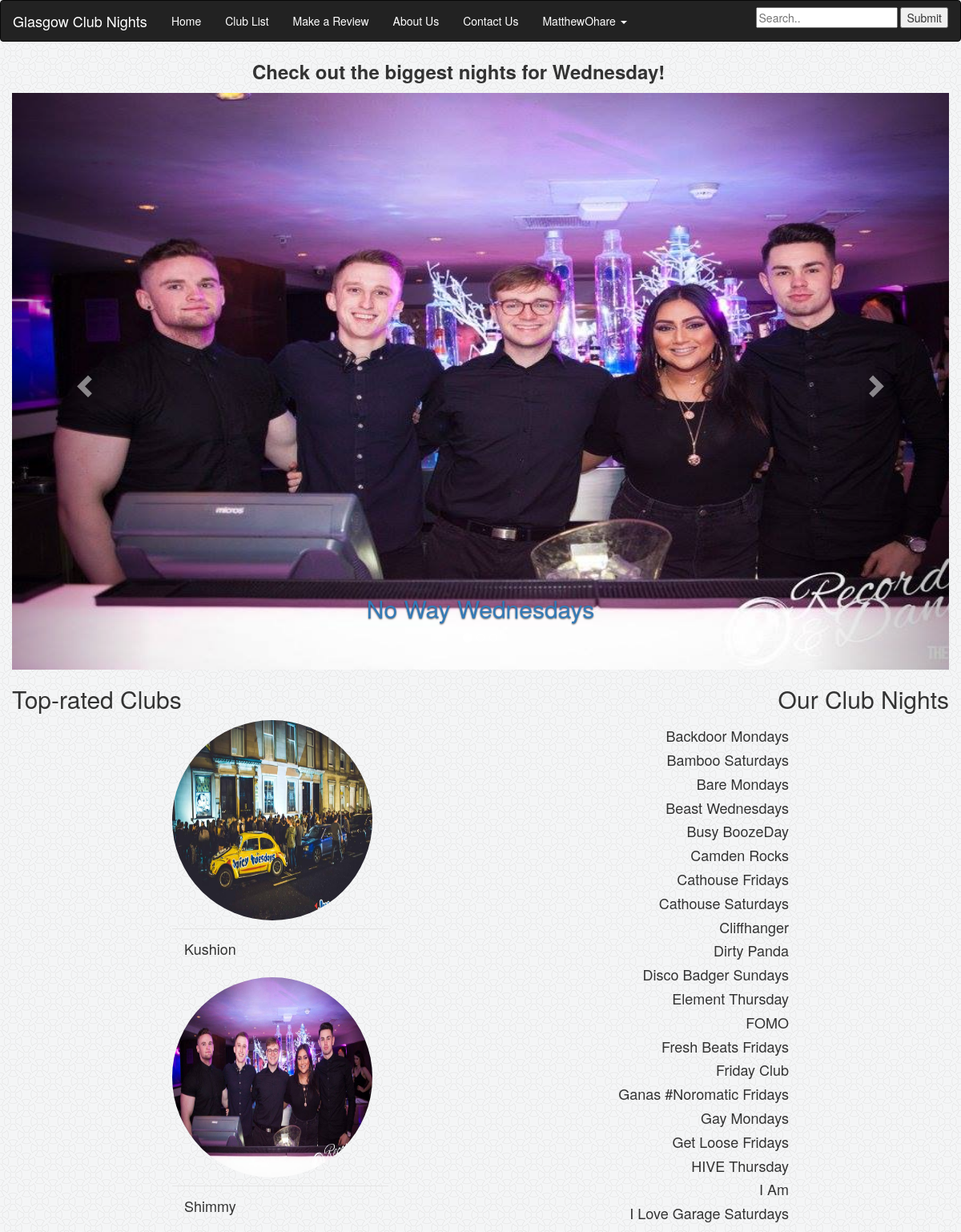
The page / (signed in, upper part) on the database its author committed.
### gcn/models.py (models this page shows, shortened)
class Club(models.Model):
    name = models.CharField(max_length=128, unique=True)
    club_rating = models.BigIntegerField(default=0)

class Night(models.Model):
    club_list = models.ForeignKey(Club)
    night_name = models.CharField(max_length=128)
    night_day = models.CharField(max_length=128)
    def __str__(self):
        return self.night_name

### gcn/views.py (the view)
# urls.py: url(r'^$', views.home, name='home'),
def home(request):
    club_rating_list = Club.objects.order_by('-club_rating')[:5]
    club_night_list = Night.objects.order_by('night_name')
    context_dict = {'clubs': club_rating_list, 'nights':club_night_list}
    response = render(request, 'glasgowclubnights/home.html', context=context_dict)
    return response

### templates/glasgowclubnights/home.html (shortened to what this page needs)
{% extends 'glasgowclubnights/main_base.html' %}
{% block body_block %}
     <section id="intro">
        <div class="container">
            <section id="carousel-title">
                <div class="container">
                    <div class="row">
                        <div class="col-md-3">
                        </div>
                        <div class="col-md-6">
                            <p id="carousel-header" class="opacityPulse-css"></p>
                        </div>
                        <div class="col-md-3">
                        </div>
                    </div>
                </div>
                <div class="container">
                    <div id="myCarousel" class="carousel slide carousel-fade" data-ride="carousel">
                        <ol class="carousel-indicators">
                            <li data-target="#myCarousel" data-slide-to="0" class="active"></li>
                            <li data-target="#myCarousel" data-slide-to="1"></li>
                            <li data-target="#myCarousel" data-slide-to="2"></li>
                        </ol>
                        <div class="carousel-inner" role="listbox">
                            <div class="item active">
                                <div id="first">
                                </div>
                                <div class="carousel-caption">
                                    <h2 id="cap1"></h2>
                                </div>
                            </div>
                        </div>
                        <a class="left carousel-control" href="#myCarousel" data-slide="prev">
                            <span class="glyphicon glyphicon-chevron-left"></span>
                        </a>
                        <a class="right carousel-control" href="#myCarousel" data-slide="next">
                            <span class="glyphicon glyphicon-chevron-right"></span>
                        </a>
                    </div>
                </div>
            </section>
        </div>
        <div class="container">
            <div class="row">
                    <div class="col-md-6"><h2 style="text-align:left">Top-rated Clubs</h2></div>
                    <div class="col-md-6"><h2 style="text-align:right">Our Club Nights</h2></div>
            <div class="container">
                 <div class="row">
                    <div class="col-md-2"></div>
                     {% if clubs %}
                     <div class="clubCircle">
                        <div class="col-md-3" id ="ratedpics">
                            {% for popular in clubs %}
                                    <h4 id="ratedText" style="text-align: left" class="modal-footer">{{ popular.name }}</h4>
                            {% endfor %}
                            </div>
                        </div>
                        {% endif %}
                    <div class="col-md-5">
                        {% if nights %}
                            {% for night in nights %}
                                <p>
                                    <h4 style="text-align:right">{{night}}</h4>
                                </p>
                            {% endfor %}
                        {% endif %}
                </div>
                <div class="col-md-2"></div>
                </div>
            </div>
            </div>
    </section>
    <br>
{% endblock %}

### templates/glasgowclubnights/main_base.html (shortened to what this page needs)
<!DOCTYPE html>
<html lang="en">
{% load staticfiles %}
{% load gcn_template_tags %}
{% block nav_block %}
    <head>
        <link rel="stylesheet" type="text/css" href="../../static/club.css">
        <link rel="stylesheet" type="text/css" href="../../static/home.css">
        <link rel="stylesheet" href="https://maxcdn.bootstrapcdn.com/bootstrap/3.3.7/css/bootstrap.min.css">
        <link href="https://netdna.bootstrapcdn.com/bootstrap/3.0.0/css/bootstrap.min.css" rel="stylesheet"
              id="bootstrap-css">
        <link href="https://maxcdn.bootstrapcdn.com/font-awesome/4.7.0/css/font-awesome.min.css" rel="stylesheet">
        <link href="https://netdna.bootstrapcdn.com/bootstrap/3.0.0/css/bootstrap.min.css" rel="stylesheet"
              id="bootstrap-css">
        <link rel="stylesheet"
              href="https://cdnjs.cloudflare.com/ajax/libs/font-awesome/4.7.0/css/font-awesome.min.css">
        <link href="http://v4-alpha.getbootstrap.com/examples/signin/signin.css"
        <link href="http://v4-alpha.getbootstrap.com/examples/signin/signin.css"
              rel="stylesheet">
    </head>
    <body>
    {% if user is null %}
        <section id="navbar">
            <nav class="navbar navbar-inverse">
                <div class="container-fluid">
                    <div class="navbar-header">
                        <a class="navbar-brand">Glasgow Club Nights</a>
                    </div>
                    <ul class="nav navbar-nav">
                        <li class="active">
                        <li><a href="{% url 'home' %}">Home</a></li>
                        <li><a href="{% url 'register' %}">Register</a></li>
                        <li><a href="{% url 'club_list' %}">Club List</a></li>
                        <li><a href="{% url 'about_us' %}">About Us</a></li>
                        <li><a href="{% url 'contact_us' %}">Contact Us</a></li>
                    </ul>
                    <div class="nav navbar-form navbar-right">
                        <input type="text" placeholder="Search.." id="search">
                        <button type="button" onclick="search()">Submit</button>
                    </div>
                </div>
            </nav>
        </section>
        <!--Checks if user is a club (atm only modeled for kushion
        could implement an array script to search if user = club name-->
    {% elif user.is_authenticated %}
        <section id="navbar">
            <nav class="navbar navbar-inverse">
                <div class="container-fluid">
                    <div class="navbar-header">
                        <a class="navbar-brand">Glasgow Club Nights</a>
                    </div>
                    <ul class="nav navbar-nav">
                        <li><a href="{% url 'home' %}">Home</a></li>
                        <li><a href="{% url 'club_list' %}">Club List</a></li>
                        <li><a href="{% url 'reviews' %}">Make a Review</a></li>
                        <li><a href="{% url 'about_us' %}">About Us</a></li>
                        <li><a href="{% url 'contact_us' %}">Contact Us</a></li>
                        <li style="float:right" class="dropdown">
                            <a class="dropdown-toggle" data-toggle="dropdown" href="#">{{ user.username }}
                                <span class="caret"></span></a>
                        </li>
                    </ul>
                    <div class="nav navbar-form navbar-right">
                        <input type="text" placeholder="Search.." id="search">
                        <button type="button" onclick="search()">Submit</button>
                    </div>
                </div>
            </nav>
        </section>
    {% endif %}
{% endblock %}
{% block body_block %}
{% endblock %}

### static/home.css (style rules this page uses)
#intro { display: table; width: 100%; height: 50%; background: none; margin: auto; }
#intro .item { background-size: 100% 100%; background-position: 0% 0%; margin: auto; }
#intro .container { padding: 0px 0px; overflow: hidden; }
#intro .item::before { content: ''; background-color: rgba(0, 0, 0, 0); position: absolute; height: 50%; width: 100%; top: 0; right: 0; left: 0; bottom: 0; background-size: cover; margin: auto; }
#intro .carousel-inner { height: 50%; width: 100%; margin: auto; }
#navbar .navbar-brand { color: white; }
#navbar li { display: block; color: white; text-decoration: none; }
#navbar li a { display: block; color: white; text-decoration: none; }
body { background-image: url("images/circles-light.png"); background-repeat: repeat; height: 100%; }
#carousel-header { animation-name: pulse; -webkit-animation-name: pulse; animation-duration: 1.5s; -webkit-animation-duration: 1.5s; animation-iteration-count: infinite; -webkit-animation-iteration-count: infinite; font-weight: 600; font-size: 24px; }
#cap1 { text-decoration: none; text-decoration-color: white; }
.row:after { content: ""; display: table; clear: both; }
.active, .demo:hover { opacity: 1; }
html, body { height: 100%; padding: 0; margin: 0; }

### rows shown on the page
Club: name "Kushion"
Club: name "Shimmy"
Night: night_name "Backdoor Mondays"
Night: night_name "Bamboo Saturdays"
Night: night_name "Bare Mondays"
Night: night_name "Beast Wednesdays"
Night: night_name "Busy BoozeDay"
Night: night_name "Camden Rocks"
Night: night_name "Cathouse Fridays"
Night: night_name "Cathouse Saturdays"
Night: night_name "Cliffhanger"
Night: night_name "Dirty Panda"
Night: night_name "Disco Badger Sundays"
Night: night_name "Element Thursday"
Night: night_name "FOMO"
Night: night_name "Fresh Beats Fridays"
Night: night_name "Friday Club"
Night: night_name "Ganas #Noromatic Fridays"
Night: night_name "Gay Mondays"
Night: night_name "Get Loose Fridays"
Night: night_name "HIVE Thursday"
Night: night_name "I Am"
Night: night_name "I Love Garage Saturdays"

### other values the page prints
{{ user.username }} "MatthewOhare"
